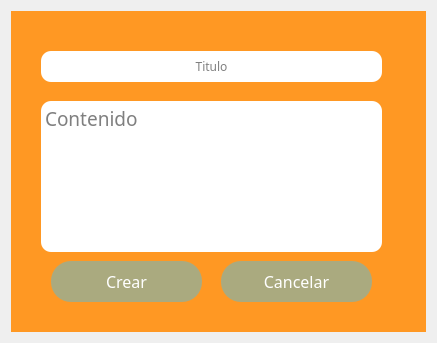
<?xml version="1.0" encoding="UTF-8"?>
<ui version="4.0">
 <class>cardInformationAdd</class>
 <widget class="QDialog" name="cardInformationAdd">
  <property name="geometry">
   <rect>
    <x>0</x>
    <y>0</y>
    <width>437</width>
    <height>343</height>
   </rect>
  </property>
  <property name="windowTitle">
   <string>Dialog</string>
  </property>
  <layout class="QGridLayout" name="gridLayout">
   <item row="0" column="0">
    <widget class="QWidget" name="widget" native="true">
     <property name="styleSheet">
      <string notr="true">*{
		font-family: century gothic;
		
}

QTextEdit{
	
	background-color: rgb(255, 255, 255);
	border-radius: 10px;
}

QLineEdit{
	
	background-color: rgb(255, 255, 255);
	border-radius: 10px;
}

QPushButton{
	background-color: rgb(170, 170, 127);
	color: white;
	border-radius: 20px
}
QPushButton:hover{
	
	background-color: rgb(170, 170, 0);

}


#widget{
	
	background-color: rgb(255, 152, 35);
}</string>
     </property>
     <widget class="QPushButton" name="crearTutelaBtn">
      <property name="geometry">
       <rect>
        <x>40</x>
        <y>250</y>
        <width>151</width>
        <height>41</height>
       </rect>
      </property>
      <property name="font">
       <font>
        <family>century gothic</family>
        <pointsize>12</pointsize>
       </font>
      </property>
      <property name="text">
       <string>Crear</string>
      </property>
     </widget>
     <widget class="QPushButton" name="cancelarBtn">
      <property name="geometry">
       <rect>
        <x>210</x>
        <y>250</y>
        <width>151</width>
        <height>41</height>
       </rect>
      </property>
      <property name="font">
       <font>
        <family>century gothic</family>
        <pointsize>12</pointsize>
       </font>
      </property>
      <property name="text">
       <string>Cancelar</string>
      </property>
     </widget>
     <widget class="QLineEdit" name="titulo">
      <property name="geometry">
       <rect>
        <x>30</x>
        <y>40</y>
        <width>341</width>
        <height>31</height>
       </rect>
      </property>
      <property name="alignment">
       <set>Qt::AlignCenter</set>
      </property>
      <property name="placeholderText">
       <string>Titulo</string>
      </property>
     </widget>
     <widget class="QTextEdit" name="contenido">
      <property name="geometry">
       <rect>
        <x>30</x>
        <y>90</y>
        <width>341</width>
        <height>151</height>
       </rect>
      </property>
      <property name="font">
       <font>
        <family>century gothic</family>
        <pointsize>14</pointsize>
       </font>
      </property>
      <property name="styleSheet">
       <string notr="true">text-align:center;</string>
      </property>
      <property name="html">
       <string>&lt;!DOCTYPE HTML PUBLIC &quot;-//W3C//DTD HTML 4.0//EN&quot; &quot;http://www.w3.org/TR/REC-html40/strict.dtd&quot;&gt;
&lt;html&gt;&lt;head&gt;&lt;meta name=&quot;qrichtext&quot; content=&quot;1&quot; /&gt;&lt;style type=&quot;text/css&quot;&gt;
p, li { white-space: pre-wrap; }
&lt;/style&gt;&lt;/head&gt;&lt;body style=&quot; font-family:'century gothic'; font-size:14pt; font-weight:400; font-style:normal;&quot;&gt;
&lt;p align=&quot;center&quot; style=&quot;-qt-paragraph-type:empty; margin-top:0px; margin-bottom:0px; margin-left:0px; margin-right:0px; -qt-block-indent:0; text-indent:0px; font-size:7.8pt;&quot;&gt;&lt;br /&gt;&lt;/p&gt;&lt;/body&gt;&lt;/html&gt;</string>
      </property>
      <property name="placeholderText">
       <string>Contenido</string>
      </property>
     </widget>
    </widget>
   </item>
  </layout>
 </widget>
 <resources/>
 <connections/>
</ui>
